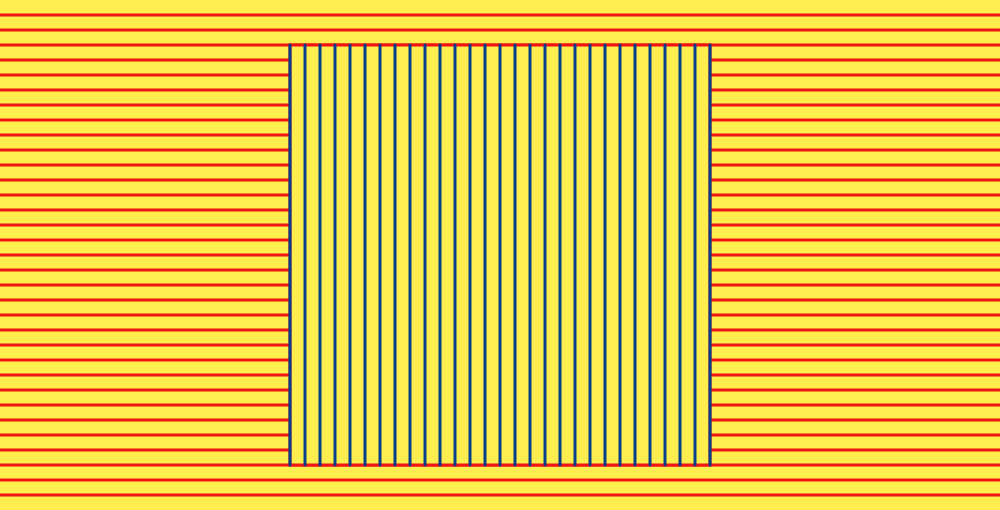
Frame 1 (no input)
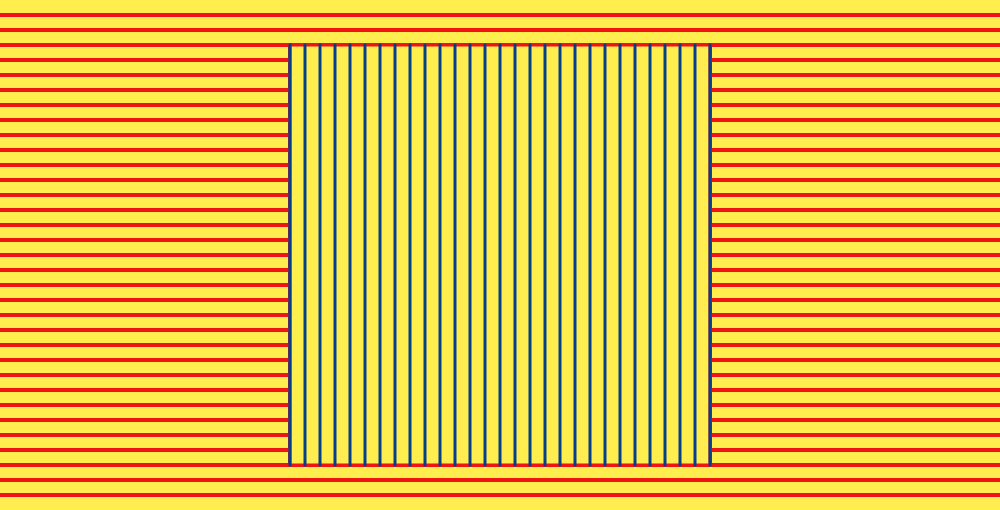
Frame 60 (no input)
Frame 120 (the mouse pressed at the canvas centre since frame 60): identical to frame 60, image omitted

The p5.js sketch that drew these frames (run headless with seeded random() and noise() and a simulated clock; from frame 60 on, the mouse is pressed at the canvas centre):

// p5.js sketch
// ── sketch.js
function setup(){
    createCanvas(1000,510);
    background(255,238,77);
    stroke(240,20,20);
    strokeWeight(3);
}

function draw(){
    
    stroke(240,20,20);
    for(j = 15 ; j < height; j += 15){
        line(0,j,width,j);
    }
    
    fill(255,238,77);
    rect(width/2 - 210,45,420,420);
    
    for(i = width/2 - 210; i <= width/2 + 210; i += 15){
        stroke(4,63,139);
        line(i,45,i,465);
    }
    
}
